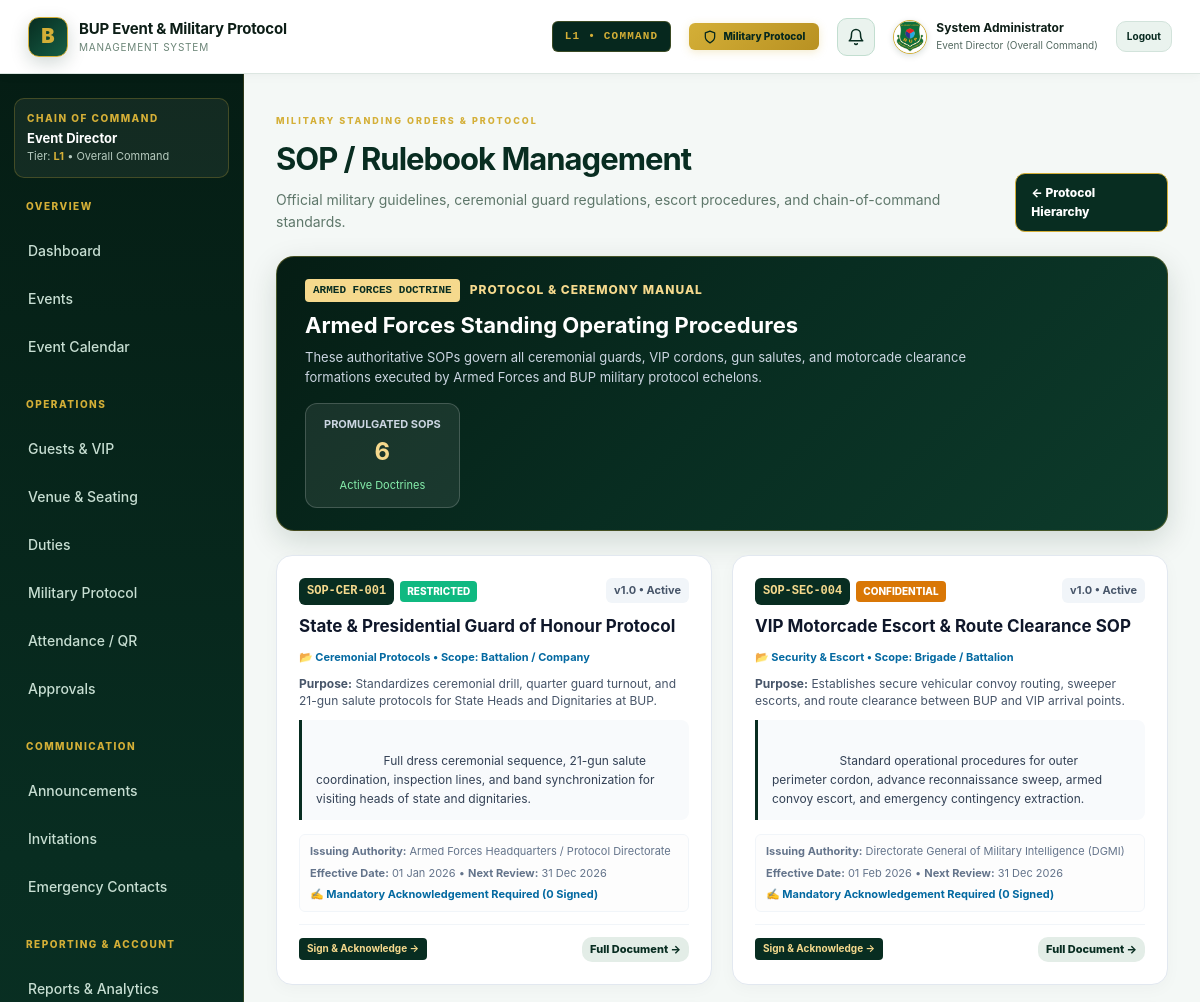
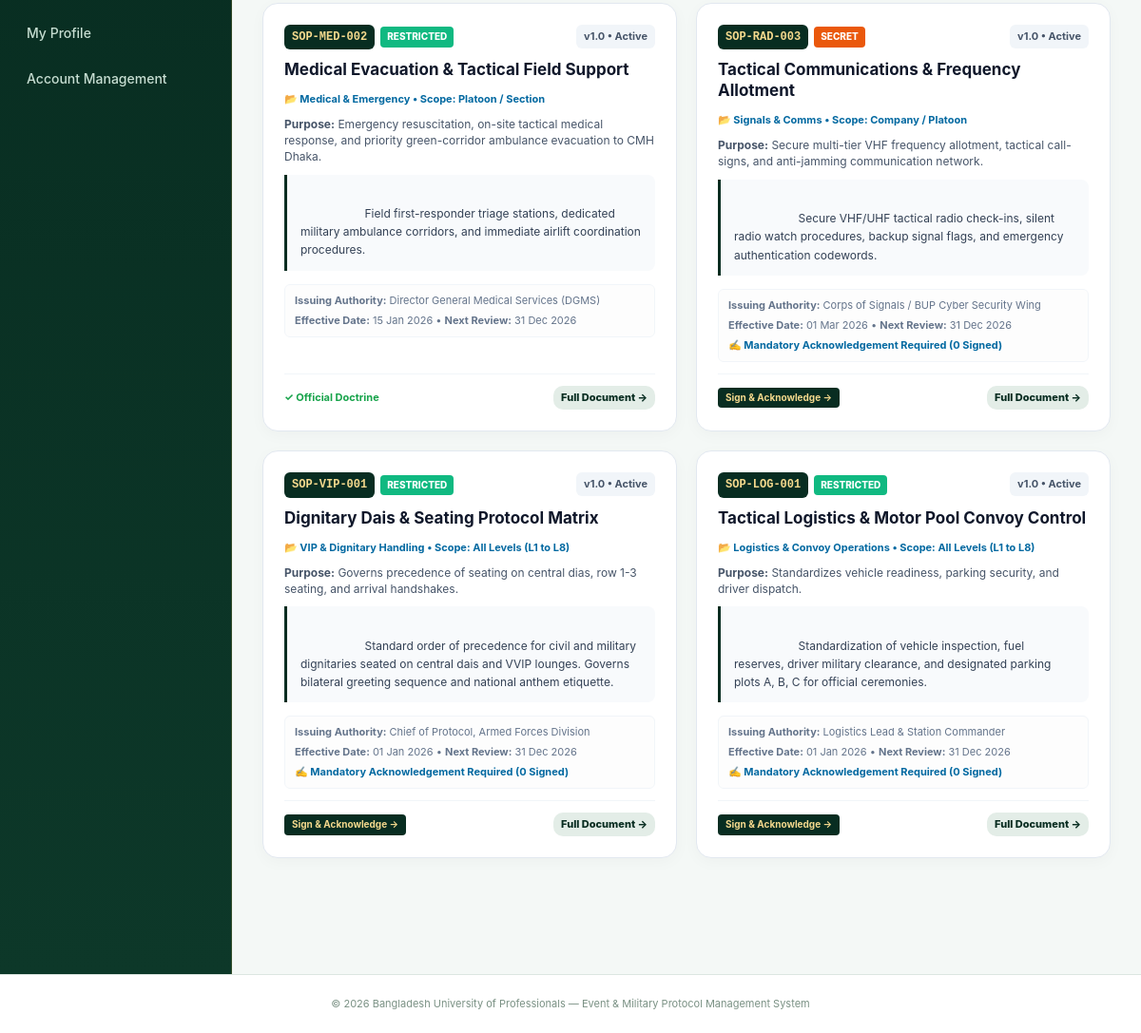
/rulebook_management.php (signed in), run on the app's committed database (2 pictures, top to bottom).
### tables this page shows
CREATE TABLE `military_sops` (
  `id` int(10) unsigned NOT NULL AUTO_INCREMENT,
  `code` varchar(50) NOT NULL,
  `title` varchar(200) NOT NULL,
  `category` varchar(80) NOT NULL,
  `version` varchar(20) NOT NULL DEFAULT '1.0',
  `applicable_level` varchar(60) NOT NULL DEFAULT 'All Levels',
  `content` text NOT NULL,
  `authorized_by` varchar(120) NOT NULL DEFAULT 'Army Headquarters / Protocol Directorate',
  `issuing_authority` varchar(120) DEFAULT NULL,
  `approval_authority` varchar(120) DEFAULT NULL,
  `effective_date` date DEFAULT NULL,
  `promulgation_date` date DEFAULT NULL,
  `purpose_scope` text DEFAULT NULL,
  `roles_responsibilities` text DEFAULT NULL,
  `supersedes_id` varchar(50) DEFAULT NULL,
  `related_documents` text DEFAULT NULL,
  `implementation_guidelines` text DEFAULT NULL,
  `compliance_requirements` text DEFAULT NULL,
  `supporting_document` varchar(255) DEFAULT NULL,
  `review_date` date DEFAULT NULL,
  `acknowledgement_required` tinyint(1) NOT NULL DEFAULT 0,
  `classification` enum('Restricted','Confidential','Secret','Top Secret') NOT NULL DEFAULT 'Restricted',
  `distribution_scope` varchar(100) NOT NULL DEFAULT 'All Units (L1-L8)',
  `status` enum('Draft','Pending Approval','Approved','Active','Archived') NOT NULL DEFAULT 'Draft',
  `created_at` timestamp NOT NULL DEFAULT current_timestamp(),
  PRIMARY KEY (`id`),
  UNIQUE KEY `code` (`code`)
);

### config/auth.php (called while the page is built, shortened)
<?php
function current_user(): ?array
{
    return $_SESSION['user'] ?? null;
}
function is_event_director(): bool
{
    $u = current_user();
    return $u['role'] === 'Event Director' || ($u['role'] === 'Admin' && ($u['level'] ?? '') === 'L1');
}

### config/config.php (called while the page is built, shortened)
<?php
function e(?string $value): string {
    return htmlspecialchars($value ?? '', ENT_QUOTES, 'UTF-8');
}

### rulebook_management.php (the view, shortened to what this page needs)
<?php
require_once __DIR__ . '/config/auth.php';
$u = current_user();
$pdo = db();
$sops = $pdo->query("
    SELECT s.*,
           (SELECT COUNT(*) FROM military_sop_acknowledgements a WHERE a.sop_id = s.id) AS ack_count,
           (SELECT COUNT(*) FROM military_sop_acknowledgements a WHERE a.sop_id = s.id AND a.user_id = {$u['id']}) AS user_has_acked
    FROM military_sops s
    ORDER BY s.id ASC
")->fetchAll();
require __DIR__ . '/includes/header.php';
?>
<div class="page-head" style="margin-bottom:24px;">
    <div>
        <span class="eyebrow" style="color:#d4af37; font-weight:800; letter-spacing:2px;">MILITARY STANDING ORDERS &amp; PROTOCOL</span>
        <h1 style="color:#082d21; margin:4px 0 6px;">SOP / Rulebook Management</h1>
        <p style="color:#5e776a; font-size:14px; margin:0;">
            Official military guidelines, ceremonial guard regulations, escort procedures, and chain-of-command standards.
        </p>
    </div>
    <div style="display:flex; gap:10px;">
        <a class="btn btn-dark" href="<?= BASE_URL ?>/protocol.php" style="background:#082d21; border:1px solid #d4af37; color:#fff;">
            &larr; Protocol Hierarchy
        </a>
    </div>
</div>
<section class="panel" style="margin-bottom:24px; padding:22px 28px; background:linear-gradient(135deg, #051d14 0%, #082d21 50%, #0d3b2b 100%); color:#ffffff; border-radius:18px; border:1px solid rgba(212,175,55,0.3); box-shadow:0 10px 30px rgba(6,40,30,0.15);">
    <div style="display:flex; justify-content:space-between; align-items:center; flex-wrap:wrap; gap:16px;">
        <div>
            <div style="display:flex; align-items:center; gap:10px; margin-bottom:6px;">
                <span style="background:#f5d98d; color:#082d21; font-weight:900; font-size:11px; padding:3px 8px; border-radius:4px; font-family:monospace;">ARMED FORCES DOCTRINE</span>
                <span style="color:#f5d98d; font-size:12px; font-weight:800; letter-spacing:1px; text-transform:uppercase;">Protocol &amp; Ceremony Manual</span>
            </div>
            <h2 style="margin:0; font-size:22px; color:#ffffff;">Armed Forces Standing Operating Procedures</h2>
            <p style="margin:6px 0 0; color:#cbd5e1; font-size:13px; max-width:720px; line-height:1.5;">
                These authoritative SOPs govern all ceremonial guards, VIP cordons, gun salutes, and motorcade clearance formations executed by Armed Forces and BUP military protocol echelons.
            </p>
        </div>
        <div style="display:flex; gap:12px;">
            <div style="background:rgba(255,255,255,0.08); border:1px solid rgba(255,255,255,0.18); border-radius:12px; padding:12px 18px; text-align:center;">
                <span style="display:block; font-size:11px; color:#cbd5e1; text-transform:uppercase; font-weight:700;">Promulgated SOPs</span>
                <strong style="display:block; font-size:24px; color:#f5d98d;"><?= count($sops) ?></strong>
                <small style="color:#86efac; font-size:11px;">Active Doctrines</small>
            </div>
        </div>
    </div>
</section>
<div style="display:grid; grid-template-columns:repeat(auto-fit, minmax(360px, 1fr)); gap:20px; margin-bottom:28px;">
    <?php foreach ($sops as $sop): ?>
        <?php
        $classColor = '#10b981';
        if ($sop['classification'] === 'Top Secret') $classColor = '#dc2626';
        elseif ($sop['classification'] === 'Secret') $classColor = '#ea580c';
        elseif ($sop['classification'] === 'Confidential') $classColor = '#d97706';
        ?>
        <div class="panel" style="border-radius:16px; border:1px solid #e2e8f0; padding:22px; display:flex; flex-direction:column; justify-content:space-between; background:#ffffff; box-shadow:0 4px 16px rgba(0,0,0,0.03);">
            <div>
                <div style="display:flex; justify-content:space-between; align-items:flex-start; margin-bottom:10px;">
                    <div style="display:flex; gap:6px; align-items:center;">
                        <span style="font-family:monospace; font-weight:900; font-size:12px; background:#082d21; color:#f5d98d; padding:4px 8px; border-radius:6px;">
                            <?= e($sop['code']) ?>
                        </span>
                        <span style="font-size:10px; font-weight:800; background:<?= $classColor ?>; color:#ffffff; padding:3px 7px; border-radius:4px; text-transform:uppercase;">
                            <?= e($sop['classification'] ?? 'Restricted') ?>
                        </span>
                    </div>
                    <span style="font-size:11px; font-weight:700; background:#f1f5f9; color:#475569; padding:4px 8px; border-radius:6px;">
                        v<?= e($sop['version']) ?> &bull; <?= e($sop['status']) ?>
                    </span>
                </div>
                <h3 style="margin:0 0 6px; font-size:17px; color:#0f172a; line-height:1.3;">
                    <?= e($sop['title']) ?>
                </h3>
                <span style="display:inline-block; font-size:11px; color:#0369a1; font-weight:700; margin-bottom:10px;">
                    📂 <?= e($sop['category']) ?> &bull; Scope: <?= e($sop['applicable_level']) ?>
                </span>
                <?php if (!empty($sop['purpose_scope'])): ?>
                    <p style="font-size:12px; color:#475569; margin:0 0 10px; line-height:1.4;">
                        <strong>Purpose:</strong> <?= e($sop['purpose_scope']) ?>
                    </p>
                <?php endif; ?>
                <div style="background:#f8fafc; border-left:3px solid #082d21; padding:12px 14px; border-radius:0 8px 8px 0; font-size:12px; color:#334155; line-height:1.6; max-height:140px; overflow-y:auto; margin-bottom:14px; white-space:pre-wrap;">
                    <?= e($sop['content']) ?>
                </div>
                <div style="font-size:11px; color:#64748b; margin-bottom:12px; display:flex; flex-direction:column; gap:4px; background:#fdfdfd; padding:8px 10px; border-radius:6px; border:1px solid #f1f5f9;">
                    <div><strong>Issuing Authority:</strong> <?= e($sop['issuing_authority'] ?? $sop['authorized_by']) ?></div>
                    <div><strong>Effective Date:</strong> <?= !empty($sop['effective_date']) ? date('d M Y', strtotime($sop['effective_date'])) : 'Promulgated' ?> &bull; <strong>Next Review:</strong> <?= !empty($sop['review_date']) ? date('d M Y', strtotime($sop['review_date'])) : 'Annual' ?></div>
                    <?php if ((int)($sop['acknowledgement_required'] ?? 0) === 1): ?>
                        <div style="color:#0369a1; font-weight:700;">
                            ✍️ Mandatory Acknowledgement Required (<?= (int)$sop['ack_count'] ?> Signed)
                        </div>
                    <?php endif; ?>
                </div>
            </div>
            <div style="display:flex; justify-content:space-between; align-items:center; border-top:1px solid #f1f5f9; padding-top:12px; font-size:11px; color:#64748b;">
                <div>
                    <?php if ((int)($sop['acknowledgement_required'] ?? 0) === 1): ?>
                        <?php if ((int)$sop['user_has_acked'] > 0): ?>
                            <span style="color:#16a34a; font-weight:800;">&check; Acknowledged</span>
                        <?php else: ?>
                            <form method="post" style="display:inline; margin:0;">
                                <button type="submit" class="btn btn-sm" style="font-size:10px; padding:3px 8px; background:#082d21; color:#f5d98d; border:none; border-radius:4px; font-weight:700;">
                                    Sign &amp; Acknowledge &rarr;
                                </button>
                            </form>
                        <?php endif; ?>
                    <?php else: ?>
                        <span style="color:#16a34a; font-weight:700;">&check; Official Doctrine</span>
                    <?php endif; ?>
                </div>
                <div style="display:flex; gap:10px; align-items:center;">
                    <button type="button" class="btn btn-light btn-sm" onclick="viewFullSop(<?= htmlspecialchars(json_encode($sop), ENT_QUOTES, 'UTF-8') ?>)" style="font-size:11px; padding:4px 8px;">
                        Full Document &rarr;
                    </button>
                </div>
            </div>
        </div>
    <?php endforeach; ?>
</div>
<?php require __DIR__ . '/includes/footer.php'; ?>

### assets/css/style.css (style rules this page uses)
:root { --navy:#082d21; --navy2:#0e3f30; --ink:#0d1e17; --muted:#536960; --line:#dce6e1; --bg:#f4f8f6; --white:#fff; --gold:#d4af37; --gold2:#fcf4db; --green:#15803d; --red:#c33d4b; --blue:#1e598a; --shadow:0 12px 35px rgba(8,45,33,.07); --radius:16px; }
* { box-sizing:border-box }
html { scroll-behavior:smooth }
body { margin:0;font-family:Inter,ui-sans-serif,system-ui,-apple-system,BlinkMacSystemFont,"Segoe UI",sans-serif;background:var(--bg);color:var(--ink);line-height:1.55 }
a { text-decoration:none;color:inherit }
button,input,select,textarea { font:inherit }
button { cursor:pointer }
.page-head { display:flex;justify-content:space-between;gap:20px;align-items:flex-end;margin-bottom:28px }
.page-head h1 { margin:4px 0 5px;font-size:31px;letter-spacing:-1px;color:#082d21 }
.page-head p { margin:0;color:var(--muted);font-size:13px }
.eyebrow { font-size:9px;font-weight:900;letter-spacing:1.7px;color:#b48c26;text-transform:uppercase }
.btn { border:0;border-radius:10px;padding:10px 15px;font-weight:800;font-size:12px;display:inline-flex;align-items:center;justify-content:center;gap:7px;transition:.2s }
.btn-light { background:#e3ede7;color:var(--navy) }
.btn-dark { background:#16382a;color:#fff }
.btn-sm { padding:7px 10px;font-size:10px }
.panel { background:#fff;border:1px solid var(--line);border-radius:var(--radius);box-shadow:var(--shadow);overflow:hidden }
body:has(.app-shell) { overflow: hidden; }

### data on the page
military_sops: code "SOP-CER-001", classification "RESTRICTED", version "1.0", status "Active", title "State & Presidential Guard of Honour Protocol", category "Ceremonial Protocols", applicable_level "Battalion / Company", purpose_scope "Standardizes ceremonial drill, quarter guard turnout, and 21-gun salute protocols for State Heads and Dignitaries at BUP.", content "Full dress ceremonial sequence, 21-gun salute coordination, inspection lines, and band synchronization for visiting heads of state and dignitaries.", issuing_authority "Armed Forces Headquarters / Protocol Directorate", effective_date "01 Jan 2026", review_date "31 Dec 2026", ack_count "0"
military_sops: code "SOP-SEC-004", classification "CONFIDENTIAL", version "1.0", status "Active", title "VIP Motorcade Escort & Route Clearance SOP", category "Security & Escort", applicable_level "Brigade / Battalion", purpose_scope "Establishes secure vehicular convoy routing, sweeper escorts, and route clearance between BUP and VIP arrival points.", content "Standard operational procedures for outer perimeter cordon, advance reconnaissance sweep, armed convoy escort, and emergency contingency extraction.", issuing_authority "Directorate General of Military Intelligence (DGMI)", effective_date "01 Feb 2026", review_date "31 Dec 2026", ack_count "0"
military_sops: code "SOP-MED-002", classification "RESTRICTED", version "1.0", status "Active", title "Medical Evacuation & Tactical Field Support", category "Medical & Emergency", applicable_level "Platoon / Section", purpose_scope "Emergency resuscitation, on-site tactical medical response, and priority green-corridor ambulance evacuation to CMH Dhaka.", content "Field first-responder triage stations, dedicated military ambulance corridors, and immediate airlift coordination procedures.", issuing_authority "Director General Medical Services (DGMS)", effective_date "15 Jan 2026", review_date "31 Dec 2026", acknowledgement_required "✓ Official Doctrine"
military_sops: code "SOP-RAD-003", classification "SECRET", version "1.0", status "Active", title "Tactical Communications & Frequency Allotment", category "Signals & Comms", applicable_level "Company / Platoon", purpose_scope "Secure multi-tier VHF frequency allotment, tactical call-signs, and anti-jamming communication network.", content "Secure VHF/UHF tactical radio check-ins, silent radio watch procedures, backup signal flags, and emergency authentication codewords.", issuing_authority "Corps of Signals / BUP Cyber Security Wing", effective_date "01 Mar 2026", review_date "31 Dec 2026", ack_count "0"
military_sops: code "SOP-VIP-001", classification "RESTRICTED", version "1.0", status "Active", title "Dignitary Dais & Seating Protocol Matrix", category "VIP & Dignitary Handling", applicable_level "All Levels (L1 to L8)", purpose_scope "Governs precedence of seating on central dias, row 1-3 seating, and arrival handshakes.", content "Standard order of precedence for civil and military dignitaries seated on central dais and VVIP lounges. Governs bilateral greeting sequence and national anthem etiquette.…", issuing_authority "Chief of Protocol, Armed Forces Division", effective_date "01 Jan 2026", review_date "31 Dec 2026", ack_count "0"
military_sops: code "SOP-LOG-001", classification "RESTRICTED", version "1.0", status "Active", title "Tactical Logistics & Motor Pool Convoy Control", category "Logistics & Convoy Operations", applicable_level "All Levels (L1 to L8)", purpose_scope "Standardizes vehicle readiness, parking security, and driver dispatch.", content "Standardization of vehicle inspection, fuel reserves, driver military clearance, and designated parking plots A, B, C for official ceremonies.", issuing_authority "Logistics Lead & Station Commander", effective_date "01 Jan 2026", review_date "31 Dec 2026", ack_count "0"

### other printed values
$b['label'] "L1 • COMMAND"
$isSupervisor ? 'Supervisor' : current_user()['name'] "System Administrator"
current_user()['role'] "Event Director"
current_department() "Overall Command"
current_level() "L1"
count($sops) "6"
